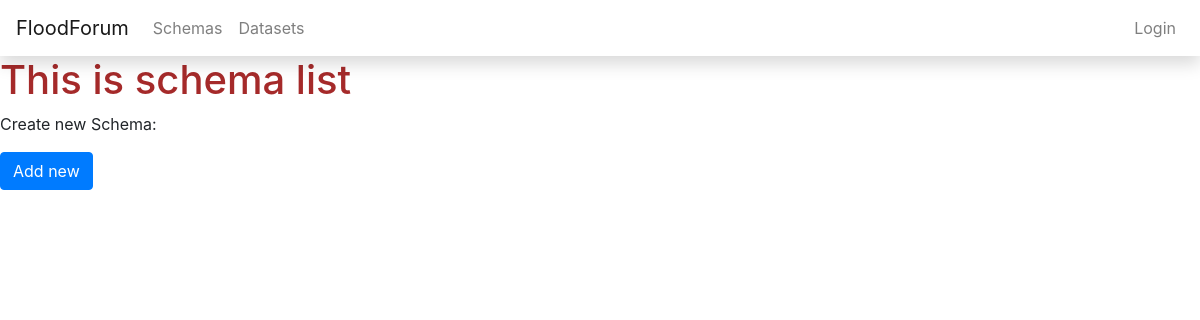
Page /schemas/ on the earlier database version.
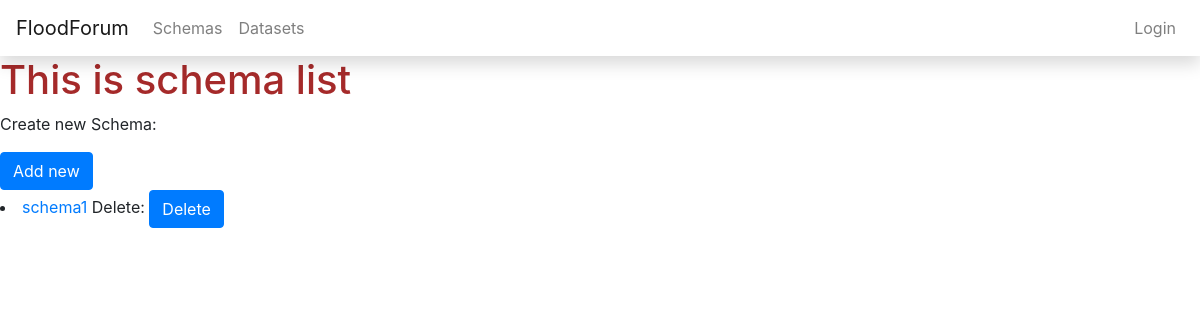
Same page on the later database version.
### schemas/models.py (models this page shows, shortened)
class Schema(models.Model):
    name = models.CharField(max_length=80)
    slug = models.CharField(max_length=100, null=True)
    separator = models.CharField(max_length=10, blank=True, null=True)
    string_char = models.CharField(max_length=10, blank=True, null=True)
    date = models.DateTimeField(auto_now_add=True)
    def __str__(self):
        return self.name

### schemas/views.py (the view)
# urls.py: path('', SchemaListView.as_view(), name="schema_list"),
class SchemaListView(ListView):
    model = Schema

### schemas/templates/schemas/schema_list.html
{% extends "base.html" %}
{% block body %}
    <h1>This is schema list</h1>
    <p>Create new Schema:</p>
    <a class="btn btn-primary" href="{% url "schemas:schema_create" %}">Add new</a>
    {% for schema in schema_list%}
        <li>
            <a href="{% url "schemas:schema_detail" schema.slug %}">{{schema}}</a>
            Delete: <a class="btn btn-primary" href="{% url "schemas:schema_delete" schema.slug %}">Delete</a>
        </li>
    {% endfor %}
{% endblock body %}

Differences in the rows shown:
added Schema: name "schema1"
